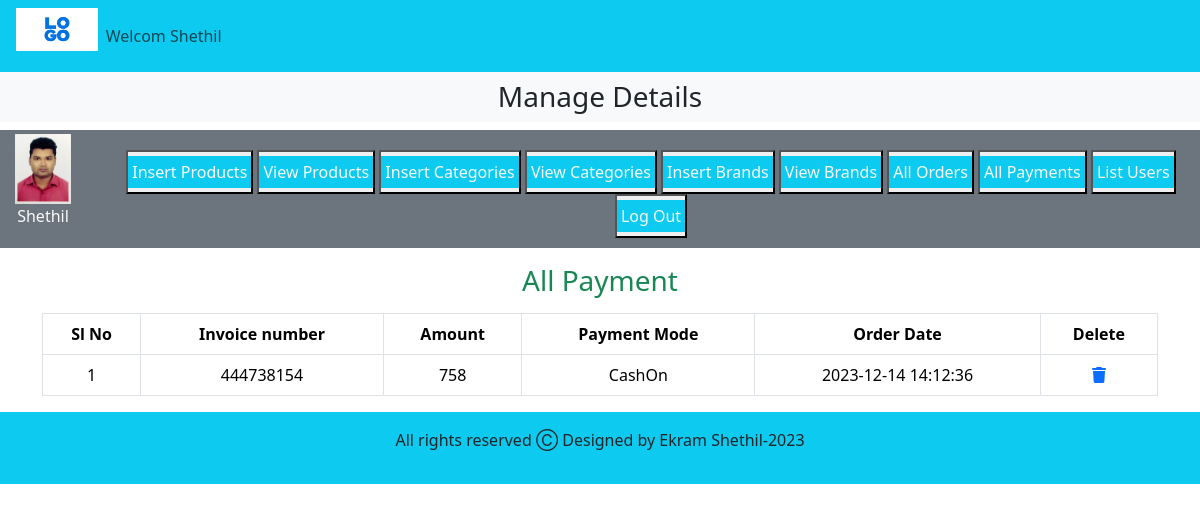
/admin_area/index.php?list_payments (signed in), run on the app's committed database.
### tables this page shows
CREATE TABLE `user_payments` (
  `payment_id` int(11) NOT NULL,
  `order_id` int(11) NOT NULL,
  `invoice_number` int(11) NOT NULL,
  `amount` int(11) NOT NULL,
  `payment_mode` varchar(255) NOT NULL,
  `date` timestamp NOT NULL DEFAULT current_timestamp() ON UPDATE current_timestamp()
);

### admin_area/list_payments.php (the view, shortened to what this page needs)
<h3 class="text-center text-success">All Payment</h3>
<table class="table table-bordered mt-3">
    <thead class="bg-info">
    <?php
    $get_payment = "SELECT * FROM user_payments";
    $result = mysqli_query($con,$get_payment);
    $row_count=mysqli_fetch_row($result);
    echo "<tr class='text-center'>
    <th>Sl No</th>
    <th>Invoice number</th>
    <th>Amount</th>
    <th>Payment Mode</th>
    <th>Order Date</th>
    <th>Delete</th>
    </tr>
    </thead>
    <tbody>";
    if($row_count==0){
        echo "<h2 class='text-dander text-center mt-5'>No Orders Yet</h2>";
    }
    else{
        $number = 0;
        while($row_data=mysqli_fetch_assoc($result)){
            $amount = $row_data['amount'];
            $invoice_number = $row_data['invoice_number'];
            $payment_mode = $row_data['payment_mode'];
            $date = $row_data['date'];
            $number++;
            echo "<tr class='text-center'>
            <td>$number</td>
            <td>$invoice_number</td>
            <td>$amount</td>
            <td>$payment_mode</td>
            <td>$date</td>
            <td><a href=''><i class='fa-solid fa-trash'></i></a></td>
        </tr>";
        }
    }
    ?>
    </tbody>
</table>

### style.css (style rules this page uses)
* { margin: 0; padding: 0; box-sizing: border-box; }

### admin_area/index.php (style rules this page uses)
body { overflow-x: hidden; }

### data on the page
user_payments: invoice_number "444738154", amount "758", payment_mode "CashOn", date "2023-12-14 14:12:36"

### other printed values
$_SESSION['username'] "Shethil"
